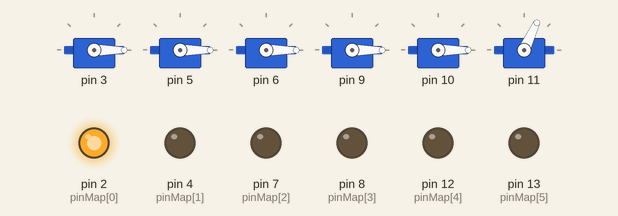
Bench run of a sketch on a simulated Arduino Uno, built with avr-gcc and run on an emulated ATmega328P. On the bench: 6 × servo, output pins drawn as LEDs (lit = HIGH).

Above: at 6.2 s.
At 8.2 s:
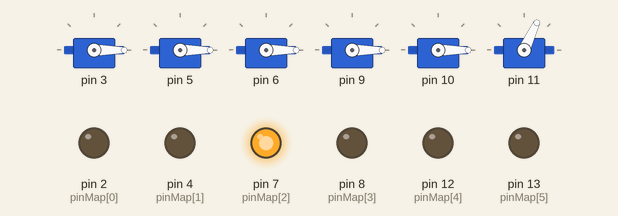
At 9.2 s:
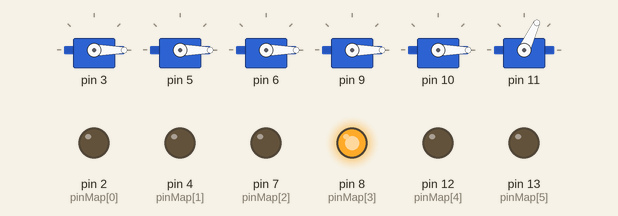
At 9.7 s:
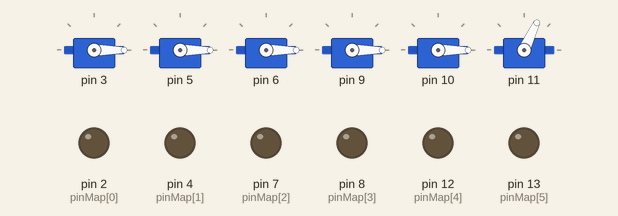
At 11.2 s:
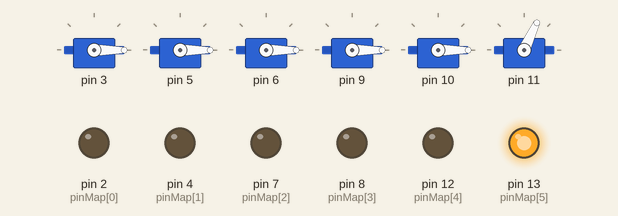
At 13.2 s:
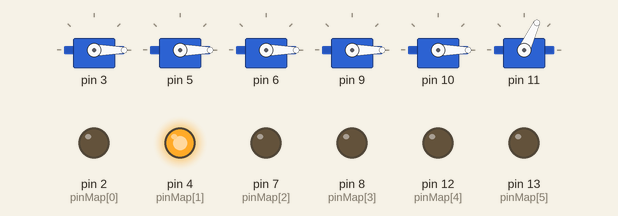
Timing chart, 0 to 13.8 s (numbered marks = the images above):
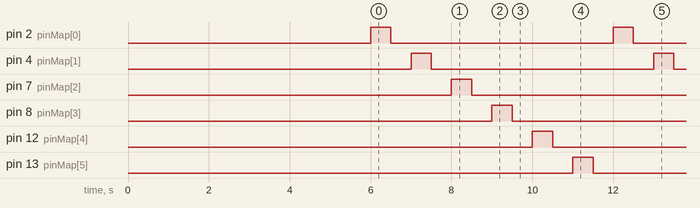

Measured:
- by itself, pin 2 (pinMap[0]), pin 4 (pinMap[1]), pin 7 (pinMap[2]), pin 8 (pinMap[3]), pin 12 (pinMap[4]), pin 13 (pinMap[5]): alternates HIGH for 0.50 s and LOW for 5.5 s
- by itself, everything shown: repeats every 6.0 s, in 12 steps

The sketch:

servoControll.ino
```cpp
#include "ServoControl.h"


void setup() {
    initializeServos();
    setSpeed(5, 10);  // Medium speed for the claw
    setupLeds();
}

void loop() {
    for (uint8_t i = 0; i < 6; i++) {
        setLed(i, HIGH);
        delay(500);
        setLed(i, LOW);
        delay(500);
    }
}
```

ServoControl.cpp
```cpp
#include "ServoControl.h"

Servo servos[MAX_SERVOS];
int currentAngle[MAX_SERVOS] = {0};  // Default start at 0 degrees
int speedDelay[MAX_SERVOS] = {10};

// Pin mapping based on body index
const uint8_t pinMap[] ={2,4,7,8,12,13};


void initializeServos() {
    initServo(0, 3);
    initServo(1, 5);
    initServo(2, 6);
    initServo(3, 9);
    initServo(4, 10);
    initServo(5, 11); // Special: Claw (0-65 degrees)
   // servo 5 initialized at claw block
}

void initServo(int index, int pin) {
    if (index < MAX_SERVOS) {
        servos[index].attach(pin);
        if (pin == 11) {
            currentAngle[index] = 65;  // Start at max allowed angle for the claw
        }
        servos[index].write(currentAngle[index]);
        delay(1000);
    }
}

void setSpeed(int index, int speed) {
    if (index < MAX_SERVOS) {
        speed = constrain(speed, 0, 20); // Limit speed between 0 (stop) and 20 (fastest)
        speedDelay[index] = (speed == 0) ? 9999 : (21 - speed); // Reverse logic: 1 is slowest, 20 is fastest, 0 is stop
    }
}

void moveServoSmooth(int index, int target) {
    if (index < MAX_SERVOS) {
        // Normalize target angle to keep it in range [-180, 180] and map negatives
        target = (target + 180) % 360 - 180; // Ensures -179 acts like 179
        target = abs(target); // Make all values positive

        // Limit claw range
        if (index == 5) {
            target = constrain(target, 0, 65);
        } else {
            target = constrain(target, 0, 180);
        }

        if (target > currentAngle[index]) {
            for (int pos = currentAngle[index]; pos <= target; pos++) {
                servos[index].write(pos);
                delay(speedDelay[index]);
            }
        } else {
            for (int pos = currentAngle[index]; pos >= target; pos--) {
                servos[index].write(pos);
                delay(speedDelay[index]);
            }
        }

        currentAngle[index] = target;
    }
}

void controlClaw(bool status, int width) {
    width = constrain(width, 0, 65); // Keep within limits
    int targetAngle = status ? width : (65 - width); // Open moves to width, close moves opposite
    moveServoSmooth(5, targetAngle);
}


//led control


void setupLeds() {
    for (uint8_t i = 0; i < sizeof(pinMap) / sizeof(pinMap[0]); i++) {
        pinMode(pinMap[i], OUTPUT);
        digitalWrite(pinMap[i], LOW); // Initialize all as LOW
    }
}

void setLed(uint8_t body, bool state) {
    if (body < sizeof(pinMap) / sizeof(pinMap[0])) {
        digitalWrite(pinMap[body], state ? HIGH : LOW);
    }
}
```

ServoControl.h
```cpp
// (licence header left out)
#ifndef SERVO_CONTROL_H
#define SERVO_CONTROL_H

#include <Arduino.h>
#include <Servo.h>

#define MAX_SERVOS 6  // Adjust if needed

void initializeServos();  // Function to initialize all servos
void initServo(int index, int pin);
void setSpeed(int index, int speed);
void moveServoSmooth(int index, int target);
void controlClaw(bool status, int width);
void setupLeds();
void setLed(uint8_t body, bool state);

#endif
```
